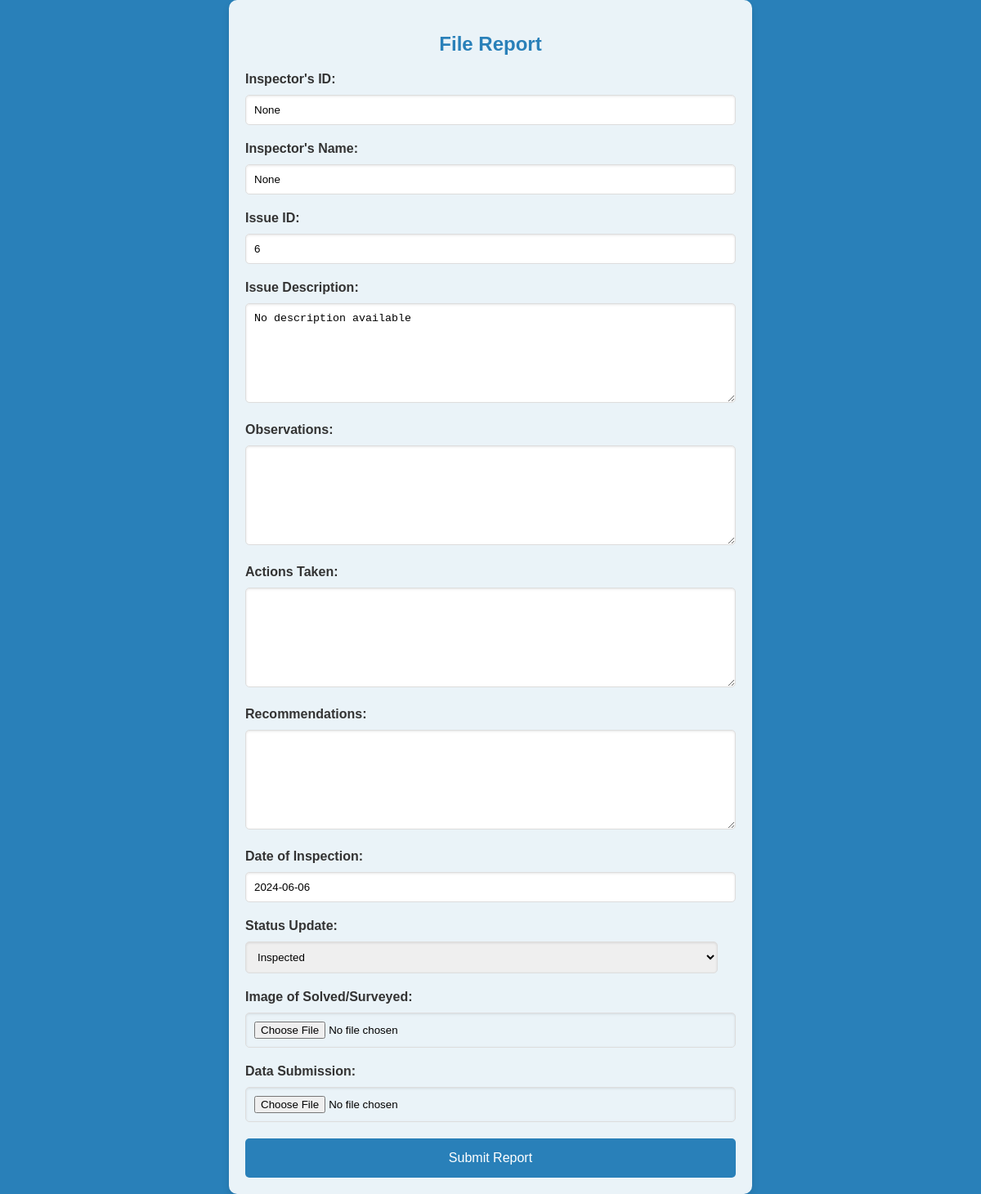
Page /file_report/6 on the earlier database version.
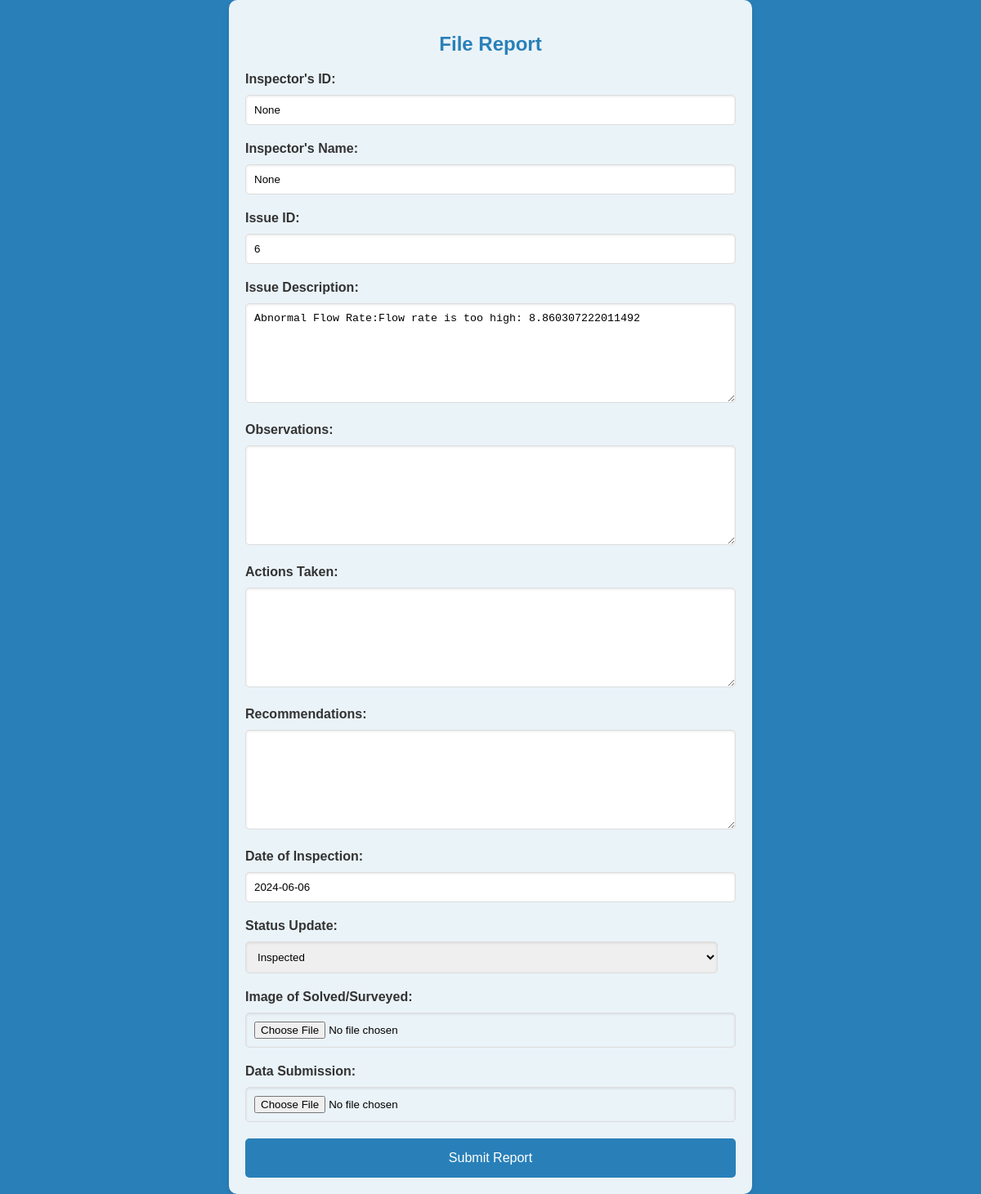
Same page on the later database version.
### tables this page shows
CREATE TABLE reported_problems 
                 (id INTEGER PRIMARY KEY AUTOINCREMENT, location TEXT, landmark TEXT, 
                 location_description TEXT, issue_image TEXT, issue_description TEXT, 
                 email TEXT, date TEXT, lat REAL, lng REAL, assigned_to TEXT, status TEXT);

### app.py (the view)
@app.route('/file_report/<int:issue_id>', methods=['GET', 'POST'])
def file_report(issue_id):
    inspector_id = session.get('employee_id')
    inspector_name = session.get('name')
    issue_description = get_issue_description(issue_id)
    if request.method == 'POST':
        observations = request.form.get('observations')
        actions_taken = request.form.get('actions_taken')
        recommendations = request.form.get('recommendations')
        date_of_inspection = request.form.get('date_of_inspection')
        status_update = request.form.get('status_update')
        image = request.files.get('image')
        data = request.files.get('data')
        folder_path = os.path.join('reports', f"{issue_id}")
        os.makedirs(folder_path, exist_ok=True)
        report_filename = f"{issue_id}_report.txt"
        report_path = os.path.join(folder_path, report_filename)
        with open(report_path, 'w') as report_file:
            report_file.write(f"Issue ID: {issue_id}\n")
            report_file.write(f"Inspector ID: {inspector_id}\n")
            report_file.write(f"Inspector Name: {inspector_name}\n")
            report_file.write(f"Issue Description: {issue_description}\n")
            report_file.write(f"Observations: {observations}\n")
            report_file.write(f"Actions Taken: {actions_taken}\n")
            report_file.write(f"Recommendations: {recommendations}\n")
            report_file.write(f"Date of Inspection: {date_of_inspection}\n")
            report_file.write(f"Status Update: {status_update}\n")
            report_file.write("\n")
        if image:
            image_filename = secure_filename(image.filename)
            image.save(os.path.join(folder_path, image_filename))
        if data:
            data_filename = secure_filename(data.filename)
            data.save(os.path.join(folder_path, data_filename))
        conn = sqlite3.connect('waruna.db')
        cursor = conn.cursor()
        cursor.execute("""
            CREATE TABLE IF NOT EXISTS inspector_reports (
                issue_id INTEGER,
                issue_description TEXT,
                inspector_id INTEGER,
                report_path TEXT,
                image_path TEXT,
                data_path TEXT
            )
        """)
        cursor.execute("INSERT INTO inspector_reports (issue_id,issue_description, inspector_id, report_path, image_path, data_path) VALUES (?, ?, ?, ?, ?, ?)",
                       (issue_id,issue_description, inspector_id, report_path, os.path.join(folder_path, image_filename), os.path.join(folder_path, data_filename)))
        conn.commit()
        conn.close()
        flash('Report submitted successfully!', 'success')
        return redirect(url_for('dashboard'))
    else:
        form_data = {
            'inspector_id': inspector_id,
            'inspector_name': inspector_name,
            'issue_id': issue_id,
            'issue_description': issue_description,
            'date_of_inspection': get_current_date()
        }
        return render_template('file_report.html', form_data=form_data)

### app.py (called while the page is built)
def get_current_date():
    return datetime.now().strftime('%Y-%m-%d')

def get_issue_description(issue_id):
    conn = sqlite3.connect('waruna.db')
    cursor = conn.cursor()
    cursor.execute("SELECT issue_description FROM reported_problems WHERE id=?", (issue_id,))
    result = cursor.fetchone()
    conn.close()
    return result[0] if result else "No description available"

### templates/file_report.html (shortened to what this page needs)
<!DOCTYPE html>
<html lang="en">
<head>
</head>
<body>
    <div class="form-container">
        <h2>File Report</h2>
        <form method="post" action="{{ url_for('file_report', issue_id=form_data.issue_id) }}" enctype="multipart/form-data">
            <label for="inspector_id">Inspector's ID:</label>
            <input type="text" id="inspector_id" name="inspector_id" value="{{ form_data.inspector_id }}" readonly>
            <label for="inspector_name">Inspector's Name:</label>
            <input type="text" id="inspector_name" name="inspector_name" value="{{ form_data.inspector_name }}" readonly>
            <label for="issue_id">Issue ID:</label>
            <input type="text" id="issue_id" name="issue_id" value="{{ form_data.issue_id }}" readonly>
            <label for="issue_description">Issue Description:</label>
            <textarea id="issue_description" name="issue_description" readonly>{{ form_data.issue_description }}</textarea>
            <label for="observations">Observations:</label>
            <textarea id="observations" name="observations" required></textarea>
            <label for="actions_taken">Actions Taken:</label>
            <textarea id="actions_taken" name="actions_taken"></textarea>
            <label for="recommendations">Recommendations:</label>
            <textarea id="recommendations" name="recommendations"></textarea>
            <label for="date_of_inspection">Date of Inspection:</label>
            <input type="text" id="date_of_inspection" name="date_of_inspection" value="{{ form_data.date_of_inspection }}" readonly>
            <label for="status_update">Status Update:</label>
            <select id="status_update" name="status_update" required>
                <option value="inspected">Inspected</option>
            </select>
            <label for="image">Image of Solved/Surveyed:</label>
            <input type="file" id="image" name="image" required>
            <label for="data">Data Submission:</label>
            <input type="file" id="data" name="data" required>
            <button type="submit">Submit Report</button>
        </form>
    </div>
</body>
</html>

Differences in the rows shown:
added reported_problems: issue_description "Abnormal Flow Rate:Flow rate is too high: 8.860307222011492"
Other differences:
form field issue_description: "No description available" → (not shown)
